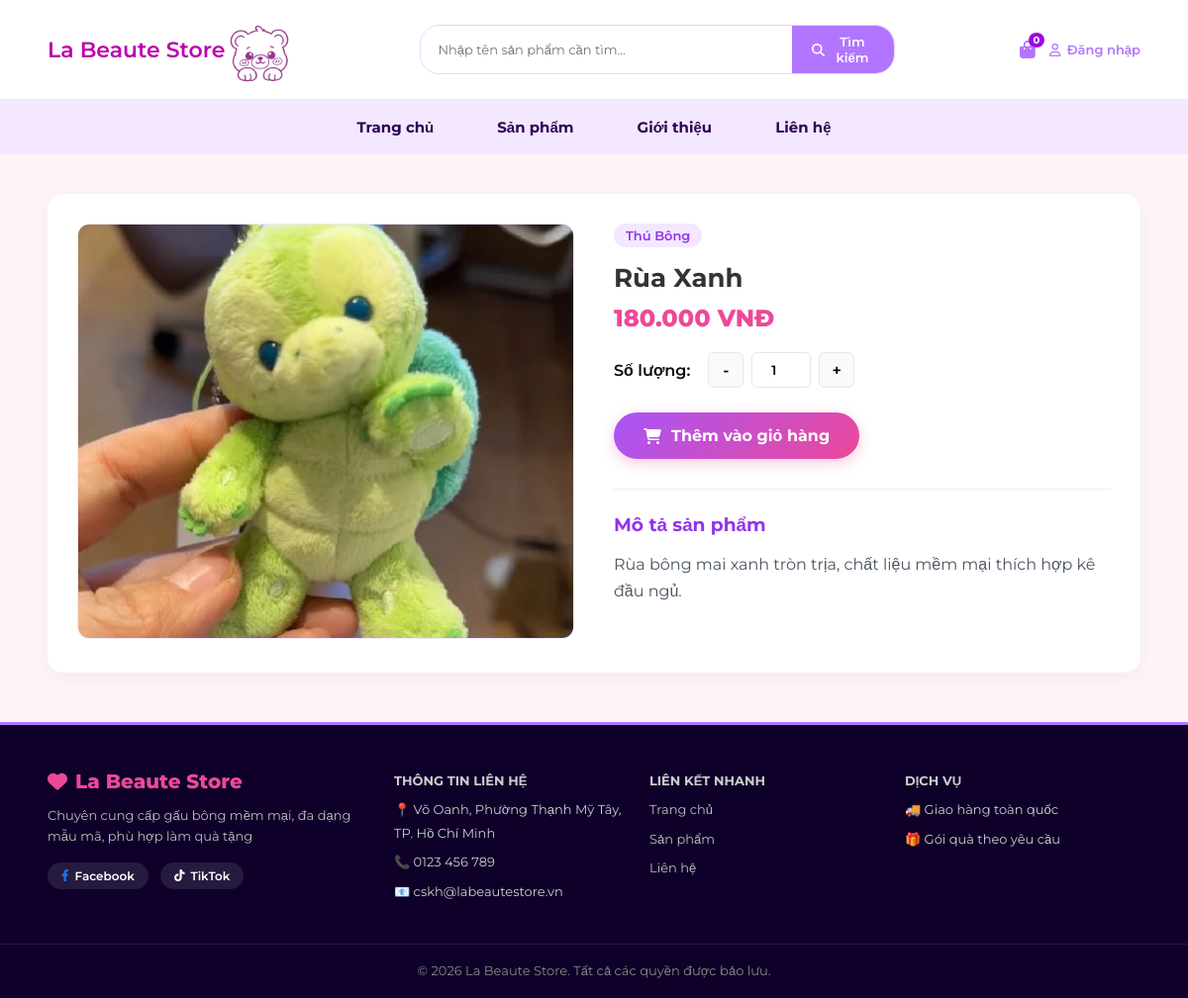
Page /product-detail.php?id=29 on the committed database.
### tables this page shows
CREATE TABLE IF NOT EXISTS products (
    id INT AUTO_INCREMENT PRIMARY KEY,
    category_id INT NOT NULL,
    name VARCHAR(255) NOT NULL,
    price DECIMAL(10,2) NOT NULL,
    thumbnail VARCHAR(255) NOT NULL,
    description LONGTEXT NULL,
    created_at TIMESTAMP DEFAULT CURRENT_TIMESTAMP,
    FOREIGN KEY (category_id) REFERENCES categories(id) ON DELETE CASCADE
);

CREATE TABLE IF NOT EXISTS categories (
    id INT AUTO_INCREMENT PRIMARY KEY,
    name VARCHAR(100) NOT NULL,
    status TINYINT DEFAULT 1
);

### models/Product.php (called while the page is built, shortened)
<?php
class Product {
    private $conn;
    private $table = "products";
    public function __construct($db_conn) {
        $this->conn = $db_conn;
    }
    public function getProductById($id) {
        $sql = "SELECT p.*, c.name AS category_name
                FROM " . $this->table . " p
                LEFT JOIN categories c ON p.category_id = c.id
                WHERE p.id = :id LIMIT 1";
        $stmt = $this->conn->prepare($sql);
        $stmt->bindParam(':id', $id, PDO::PARAM_INT);
        $stmt->execute();
        return $stmt->fetch(PDO::FETCH_ASSOC);
    }
}

### product-detail.php (the view, shortened to what this page needs)
<?php
if (file_exists(__DIR__ . '/models/Product.php')) {
    require_once __DIR__ . '/models/Product.php';
} elseif (file_exists(__DIR__ . '/Product.php')) {
    require_once __DIR__ . '/Product.php';
}
$database = new Database();
$conn = $database->getConnection();
$id = isset($_GET['id']) ? intval($_GET['id']) : 0;
$product = null;
if ($conn && $id > 0) {
    if (class_exists('Product')) {
        $productModel = new Product($conn);
        if (method_exists($productModel, 'getProductById')) {
            $product = $productModel->getProductById($id);
        }
    }
}
function getProductImagePath($path) {
    if (str_starts_with($path, 'http://') || str_starts_with($path, 'https://') || str_starts_with($path, 'assets/')) {
        return $path;
    }
    return 'assets/uploads/products/' . ltrim($path, '/');
}
$isLoggedIn = isset($_SESSION['user']) || isset($_SESSION['user_id']);
$thumb = $product['thumbnail'] ?? ($product['image'] ?? '');
$mainImageUrl = getProductImagePath($thumb);
?>
<!DOCTYPE html>
<html lang="vi">
<head>
    <link rel="stylesheet" href="assets/css/style.css">
    <link rel="stylesheet" href="https://cdnjs.cloudflare.com/ajax/libs/font-awesome/6.4.0/css/all.min.css">
</head>
<body>
    <?php include("includes/header.php"); ?>
    <div class="container">
        <div class="detail-card">
            <div class="main-img-box">
                <img id="mainImg" src="<?php echo htmlspecialchars($mainImageUrl); ?>"
                    onerror="this.src='https://via.placeholder.com/450x450?text=No+Image';"
                    alt="<?php echo htmlspecialchars($product['name']); ?>">
            </div>
            <div class="product-info">
                <?php if (!empty($product['category_name'])): ?>
                <span class="category-badge"><?php echo htmlspecialchars($product['category_name']); ?></span>
                <?php endif; ?>
                <h1><?php echo htmlspecialchars($product['name']); ?></h1>
                <div class="detail-price">
                    <?php echo number_format($product['price'], 0, ',', '.'); ?> VNĐ
                </div>
                <form action="cart.php?action=add" method="POST" id="cartForm">
                    <div class="quantity-wrapper">
                        <label style="font-weight: 600; margin-right: 10px;">Số lượng:</label>
                        <button type="button" class="btn-qty" id="btnMinus">-</button>
                        <input type="number" name="quantity" id="inputQty" class="input-qty" value="1" min="1">
                        <button type="button" class="btn-qty" id="btnPlus">+</button>
                    </div>
                    <?php if ($isLoggedIn): ?>
                    <button type="submit" name="add_to_cart" class="btn-add-cart-detail">
                        <i class="fa-solid fa-cart-shopping"></i> Thêm vào giỏ hàng
                    </button>
                    <?php else: ?>
                    <a href="login.php?redirect=<?php echo urlencode('product-detail.php?id=' . $product['id']); ?>"
                        onclick="alert('Vui lòng đăng nhập trước khi thêm sản phẩm vào giỏ!');"
                        class="btn-add-cart-detail">
                        <i class="fa-solid fa-cart-shopping"></i> Thêm vào giỏ hàng
                    </a>
                    <?php endif; ?>
                </form>
                <div class="desc-box">
                    <h3 style="color: #9333ea; margin-bottom: 10px;">Mô tả sản phẩm</h3>
                    <div>
                        <?php echo nl2br(htmlspecialchars($product['description'] ?? 'Chưa có mô tả cho sản phẩm này.')); ?>
                    </div>
                </div>
            </div>
        </div>
    </div>
    <?php include("includes/footer.php"); ?>
</body>
</html>

### assets/css/style.css (style rules this page uses)
:root { --primary-purple: #b275ff; --dark-purple: #0f0029; --light-purple: #f3e8ff; --bg-pink: #fff5f7; --gradient-btn: linear-gradient(135deg, #a855f7, #ec4899); --gradient-title: linear-gradient(90deg, #ec4899, #a855f7); --text-color: #0c0c0c; --border-color: #fce7f3; }
* { box-sizing: border-box; margin: 0; padding: 0; font-family: "Montserrat", sans-serif; }
body { background-color: var(--bg-pink); color: var(--text-color); }
.container { width: 92%; max-width: 1200px; margin: 0 auto; }
body { background-color: #fff5f7; font-family: "Montserrat", Arial, sans-serif; margin: 0; padding: 0; }

### product-detail.php (style rules this page uses)
.detail-card { display: grid; grid-template-columns: 1fr 1fr; gap: 40px; background: #fff; padding: 30px; border-radius: 16px; box-shadow: 0 4px 20px rgba(0, 0, 0, 0.05); margin: 40px auto; }
.main-img-box img { width: 100%; height: 420px; object-fit: cover; border-radius: 12px; border: 1px solid #f3e8ff; transition: all 0.3s ease; }
.product-info h1 { font-size: 26px; color: #333; margin-bottom: 10px; }
.category-badge { display: inline-block; background: #f3e8ff; color: #9333ea; padding: 4px 12px; border-radius: 20px; font-size: 13px; font-weight: 600; margin-bottom: 15px; }
.detail-price { font-size: 24px; font-weight: 800; color: #ec4899; margin-bottom: 20px; }
.quantity-wrapper { display: flex; align-items: center; gap: 8px; margin-bottom: 25px; }
.btn-qty { width: 36px; height: 36px; border: 1px solid #e5e7eb; background: #f9fafb; border-radius: 6px; font-size: 16px; font-weight: 600; cursor: pointer; transition: all 0.2s; }
.input-qty { width: 60px; height: 36px; text-align: center; border: 1px solid #e5e7eb; border-radius: 6px; font-weight: 600; }
.btn-add-cart-detail { display: inline-flex; align-items: center; justify-content: center; gap: 10px; background: linear-gradient(135deg, #a855f7, #ec4899); color: #fff; border: none; padding: 14px 30px; font-size: 16px; font-weight: 700; border-radius: 30px; cursor: pointer; text-decoration: none; box-shadow: 0 4px 14px rgba(236, 72, 153, 0.3); transition: all 0.3s; }
.desc-box { margin-top: 30px; padding-top: 20px; border-top: 1px solid #f3e8ff; color: #4b5563; line-height: 1.7; }

### rows in the picture
products: thumbnail+name (picture), category.name "Thú Bông", name "Rùa Xanh", price "180.000", description "Rùa bông mai xanh tròn trịa, chất liệu mềm mại thích hợp kê đầu ngủ."

### other values in the picture
$cart_count "0"
